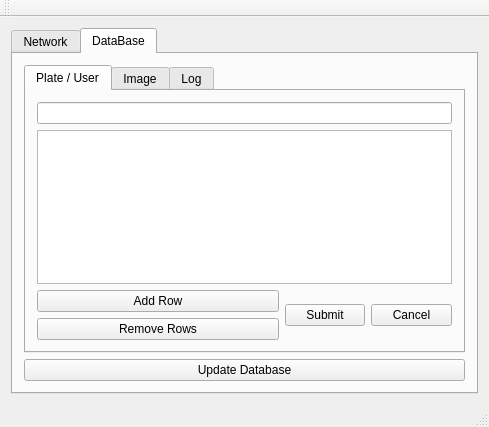
<?xml version="1.0" encoding="UTF-8"?>
<ui version="4.0">
 <class>MainWindow</class>
 <widget class="QMainWindow" name="MainWindow">
  <property name="geometry">
   <rect>
    <x>0</x>
    <y>0</y>
    <width>489</width>
    <height>427</height>
   </rect>
  </property>
  <property name="windowTitle">
   <string>MainWindow</string>
  </property>
  <widget class="QWidget" name="centralWidget">
   <property name="enabled">
    <bool>true</bool>
   </property>
   <layout class="QVBoxLayout" name="verticalLayout">
    <item>
     <layout class="QVBoxLayout" name="verticalLayout_2">
      <item>
       <widget class="QTabWidget" name="mainTab">
        <property name="currentIndex">
         <number>1</number>
        </property>
        <widget class="QWidget" name="tab">
         <attribute name="title">
          <string>Network</string>
         </attribute>
         <layout class="QGridLayout" name="gridLayout_4">
          <item row="0" column="0">
           <layout class="QVBoxLayout" name="LayoutNetwork"/>
          </item>
         </layout>
        </widget>
        <widget class="QWidget" name="tab_2">
         <attribute name="title">
          <string>DataBase</string>
         </attribute>
         <layout class="QVBoxLayout" name="verticalLayout_3">
          <item>
           <layout class="QGridLayout" name="gridLayout_2">
            <item row="0" column="0">
             <widget class="QTabWidget" name="PlateTab">
              <property name="currentIndex">
               <number>0</number>
              </property>
              <widget class="QWidget" name="Plate">
               <attribute name="title">
                <string>Plate / User</string>
               </attribute>
               <layout class="QVBoxLayout" name="verticalLayout_5">
                <item>
                 <layout class="QGridLayout" name="gridLayout_5">
                  <item row="1" column="0" colspan="5">
                   <widget class="QTableView" name="tableView">
                    <property name="sortingEnabled">
                     <bool>true</bool>
                    </property>
                   </widget>
                  </item>
                  <item row="2" column="0" colspan="3">
                   <widget class="QPushButton" name="pushButton_7">
                    <property name="text">
                     <string>Add Row</string>
                    </property>
                   </widget>
                  </item>
                  <item row="3" column="0" colspan="3">
                   <widget class="QPushButton" name="pushButton_13">
                    <property name="text">
                     <string>Remove Rows</string>
                    </property>
                   </widget>
                  </item>
                  <item row="2" column="3" rowspan="2">
                   <widget class="QPushButton" name="pushButton_9">
                    <property name="text">
                     <string>Submit</string>
                    </property>
                   </widget>
                  </item>
                  <item row="2" column="4" rowspan="2">
                   <widget class="QPushButton" name="pushButton_10">
                    <property name="text">
                     <string>Cancel</string>
                    </property>
                   </widget>
                  </item>
                  <item row="0" column="0" colspan="5">
                   <widget class="QLineEdit" name="lineEdit_2"/>
                  </item>
                 </layout>
                </item>
               </layout>
              </widget>
              <widget class="QWidget" name="Users">
               <attribute name="title">
                <string>Image</string>
               </attribute>
               <layout class="QVBoxLayout" name="verticalLayout_6">
                <item>
                 <layout class="QGridLayout" name="gridLayout_6">
                  <item row="2" column="0" colspan="3">
                   <widget class="QPushButton" name="pushButton_6">
                    <property name="text">
                     <string>Add Row</string>
                    </property>
                   </widget>
                  </item>
                  <item row="1" column="0" colspan="5">
                   <widget class="QTableView" name="tableView_2">
                    <property name="sortingEnabled">
                     <bool>true</bool>
                    </property>
                   </widget>
                  </item>
                  <item row="3" column="0" colspan="3">
                   <widget class="QPushButton" name="pushButton_12">
                    <property name="text">
                     <string>Delete Rows</string>
                    </property>
                   </widget>
                  </item>
                  <item row="2" column="3" rowspan="2">
                   <widget class="QPushButton" name="pushButton_8">
                    <property name="text">
                     <string>Submit</string>
                    </property>
                   </widget>
                  </item>
                  <item row="2" column="4" rowspan="2">
                   <widget class="QPushButton" name="pushButton_11">
                    <property name="text">
                     <string>Cancel</string>
                    </property>
                   </widget>
                  </item>
                  <item row="0" column="0" colspan="5">
                   <widget class="QLineEdit" name="lineEdit_3"/>
                  </item>
                 </layout>
                </item>
               </layout>
              </widget>
              <widget class="QWidget" name="Log">
               <attribute name="title">
                <string>Log</string>
               </attribute>
               <layout class="QVBoxLayout" name="verticalLayout_7">
                <item>
                 <layout class="QGridLayout" name="gridLayout_7">
                  <item row="1" column="0" colspan="4">
                   <widget class="QTableView" name="tableView_3">
                    <property name="sortingEnabled">
                     <bool>true</bool>
                    </property>
                   </widget>
                  </item>
                  <item row="2" column="3">
                   <widget class="QPushButton" name="pushButton_15">
                    <property name="text">
                     <string>Cancel</string>
                    </property>
                   </widget>
                  </item>
                  <item row="2" column="2">
                   <widget class="QPushButton" name="pushButton_16">
                    <property name="text">
                     <string>Submit</string>
                    </property>
                   </widget>
                  </item>
                  <item row="2" column="0" colspan="2">
                   <widget class="QPushButton" name="pushButton_14">
                    <property name="text">
                     <string>Delete Rows</string>
                    </property>
                   </widget>
                  </item>
                  <item row="0" column="0" colspan="4">
                   <widget class="QLineEdit" name="lineEdit_4"/>
                  </item>
                 </layout>
                </item>
               </layout>
              </widget>
             </widget>
            </item>
            <item row="1" column="0">
             <widget class="QPushButton" name="ButtonUpdateDB">
              <property name="text">
               <string>Update Database</string>
              </property>
             </widget>
            </item>
           </layout>
          </item>
         </layout>
        </widget>
       </widget>
      </item>
     </layout>
    </item>
   </layout>
  </widget>
  <widget class="QMenuBar" name="menuBar">
   <property name="geometry">
    <rect>
     <x>0</x>
     <y>0</y>
     <width>489</width>
     <height>20</height>
    </rect>
   </property>
  </widget>
  <widget class="QToolBar" name="mainToolBar">
   <attribute name="toolBarArea">
    <enum>TopToolBarArea</enum>
   </attribute>
   <attribute name="toolBarBreak">
    <bool>false</bool>
   </attribute>
  </widget>
  <widget class="QStatusBar" name="statusBar"/>
 </widget>
 <layoutdefault spacing="6" margin="11"/>
 <resources/>
 <connections/>
</ui>
